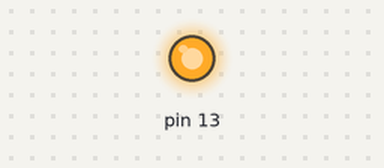
Bench run of a sketch on a simulated Arduino Uno, built with avr-gcc and run on an emulated ATmega328P. Shown: output pins drawn as LEDs (lit = HIGH).

Above: at 0.15 s.
At 60.2 s:
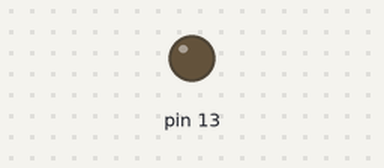
Timing chart, 0 to 65.8 s (numbered marks = the images above):
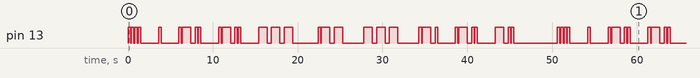

The sketch:

hello_world_morze_LED.ino
```cpp
void setup() {
  // put your setup code here, to run once:
pinMode(13,OUTPUT);
}

void loop() {
  // put your main code here, to run repeatedly:
digitalWrite(13,HIGH);
delay(300);
digitalWrite(13,LOW);
delay(100);

digitalWrite(13,HIGH);
delay(300);
digitalWrite(13,LOW);
delay(100);

digitalWrite(13,HIGH);
delay(300);
digitalWrite(13,LOW);
delay(100);

digitalWrite(13,HIGH);
delay(300);
digitalWrite(13,LOW);
delay(100);

delay(2000);

digitalWrite(13,HIGH);
delay(300);
digitalWrite(13,LOW);
delay(100);

delay(2000);

digitalWrite(13,HIGH);
delay(300);
digitalWrite(13,LOW);
delay(100);

digitalWrite(13,HIGH);
delay(1000);
digitalWrite(13,LOW);
delay(500);

digitalWrite(13,HIGH);
delay(300);
digitalWrite(13,LOW);
delay(100);

digitalWrite(13,HIGH);
delay(300);
digitalWrite(13,LOW);
delay(100);

delay(2000);

digitalWrite(13,HIGH);
delay(300);
digitalWrite(13,LOW);
delay(100);

digitalWrite(13,HIGH);
delay(1000);
digitalWrite(13,LOW);
delay(500);

digitalWrite(13,HIGH);
delay(300);
digitalWrite(13,LOW);
delay(100);

digitalWrite(13,HIGH);
delay(300);
digitalWrite(13,LOW);
delay(100);

delay(2000);

digitalWrite(13,HIGH);
delay(1000);
digitalWrite(13,LOW);
delay(500);

digitalWrite(13,HIGH);
delay(1000);
digitalWrite(13,LOW);
delay(500);

digitalWrite(13,HIGH);
delay(1000);
digitalWrite(13,LOW);
delay(500);

delay(2500);

digitalWrite(13,HIGH);
delay(300);
digitalWrite(13,LOW);
delay(100);

digitalWrite(13,HIGH);
delay(1000);
digitalWrite(13,LOW);
delay(500);

digitalWrite(13,HIGH);
delay(1000);
digitalWrite(13,LOW);
delay(500);

delay(2000);

digitalWrite(13,HIGH);
delay(1000);
digitalWrite(13,LOW);
delay(500);

digitalWrite(13,HIGH);
delay(1000);
digitalWrite(13,LOW);
delay(500);

digitalWrite(13,HIGH);
delay(1000);
digitalWrite(13,LOW);
delay(500);

delay(2000);

digitalWrite(13,HIGH);
delay(300);
digitalWrite(13,LOW);
delay(100);

digitalWrite(13,HIGH);
delay(1000);
digitalWrite(13,LOW);
delay(500);

digitalWrite(13,HIGH);
delay(300);
digitalWrite(13,LOW);
delay(100);

delay(2000);

digitalWrite(13,HIGH);
delay(300);
digitalWrite(13,LOW);
delay(100);

digitalWrite(13,HIGH);
delay(1000);
digitalWrite(13,LOW);
delay(500);

digitalWrite(13,HIGH);
delay(300);
digitalWrite(13,LOW);
delay(100);

digitalWrite(13,HIGH);
delay(300);
digitalWrite(13,LOW);
delay(100);

delay(2000);

digitalWrite(13,HIGH);
delay(1000);
digitalWrite(13,LOW);
delay(500);

digitalWrite(13,HIGH);
delay(300);
digitalWrite(13,LOW);
delay(100);

digitalWrite(13,HIGH);
delay(300);
digitalWrite(13,LOW);
delay(100);

delay(5000);
}
```

Measured:
- by itself, pin 13: moves between LOW and HIGH, repeating every 50.6 s
- by itself, everything shown: repeats every 50.6 s, in 64 steps
